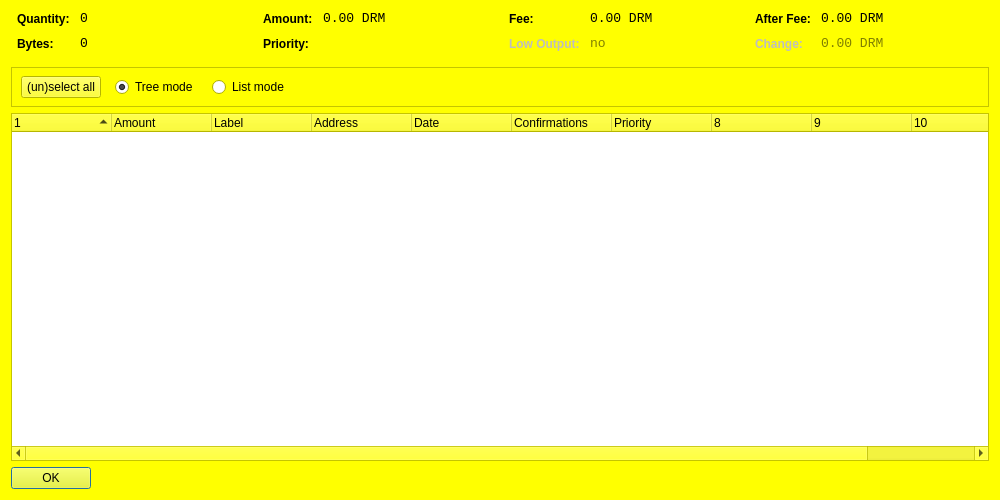
<?xml version="1.0" encoding="UTF-8"?>
<ui version="4.0">
 <class>CoinControlDialog</class>
 <widget class="QDialog" name="CoinControlDialog">
  <property name="geometry">
   <rect>
    <x>0</x>
    <y>0</y>
    <width>1000</width>
    <height>500</height>
   </rect>
  </property>
  <property name="palette">
   <palette>
    <active>
     <colorrole role="WindowText">
      <brush brushstyle="SolidPattern">
       <color alpha="255">
        <red>0</red>
        <green>0</green>
        <blue>0</blue>
       </color>
      </brush>
     </colorrole>
     <colorrole role="Button">
      <brush brushstyle="SolidPattern">
       <color alpha="255">
        <red>255</red>
        <green>255</green>
        <blue>0</blue>
       </color>
      </brush>
     </colorrole>
     <colorrole role="Light">
      <brush brushstyle="SolidPattern">
       <color alpha="255">
        <red>255</red>
        <green>255</green>
        <blue>127</blue>
       </color>
      </brush>
     </colorrole>
     <colorrole role="Midlight">
      <brush brushstyle="SolidPattern">
       <color alpha="255">
        <red>255</red>
        <green>255</green>
        <blue>63</blue>
       </color>
      </brush>
     </colorrole>
     <colorrole role="Dark">
      <brush brushstyle="SolidPattern">
       <color alpha="255">
        <red>127</red>
        <green>127</green>
        <blue>0</blue>
       </color>
      </brush>
     </colorrole>
     <colorrole role="Mid">
      <brush brushstyle="SolidPattern">
       <color alpha="255">
        <red>170</red>
        <green>170</green>
        <blue>0</blue>
       </color>
      </brush>
     </colorrole>
     <colorrole role="Text">
      <brush brushstyle="SolidPattern">
       <color alpha="255">
        <red>0</red>
        <green>0</green>
        <blue>0</blue>
       </color>
      </brush>
     </colorrole>
     <colorrole role="BrightText">
      <brush brushstyle="SolidPattern">
       <color alpha="255">
        <red>255</red>
        <green>255</green>
        <blue>255</blue>
       </color>
      </brush>
     </colorrole>
     <colorrole role="ButtonText">
      <brush brushstyle="SolidPattern">
       <color alpha="255">
        <red>0</red>
        <green>0</green>
        <blue>0</blue>
       </color>
      </brush>
     </colorrole>
     <colorrole role="Base">
      <brush brushstyle="SolidPattern">
       <color alpha="255">
        <red>255</red>
        <green>255</green>
        <blue>255</blue>
       </color>
      </brush>
     </colorrole>
     <colorrole role="Window">
      <brush brushstyle="SolidPattern">
       <color alpha="255">
        <red>255</red>
        <green>255</green>
        <blue>0</blue>
       </color>
      </brush>
     </colorrole>
     <colorrole role="Shadow">
      <brush brushstyle="SolidPattern">
       <color alpha="255">
        <red>0</red>
        <green>0</green>
        <blue>0</blue>
       </color>
      </brush>
     </colorrole>
     <colorrole role="AlternateBase">
      <brush brushstyle="SolidPattern">
       <color alpha="255">
        <red>255</red>
        <green>255</green>
        <blue>127</blue>
       </color>
      </brush>
     </colorrole>
     <colorrole role="ToolTipBase">
      <brush brushstyle="SolidPattern">
       <color alpha="255">
        <red>255</red>
        <green>255</green>
        <blue>220</blue>
       </color>
      </brush>
     </colorrole>
     <colorrole role="ToolTipText">
      <brush brushstyle="SolidPattern">
       <color alpha="255">
        <red>0</red>
        <green>0</green>
        <blue>0</blue>
       </color>
      </brush>
     </colorrole>
    </active>
    <inactive>
     <colorrole role="WindowText">
      <brush brushstyle="SolidPattern">
       <color alpha="255">
        <red>0</red>
        <green>0</green>
        <blue>0</blue>
       </color>
      </brush>
     </colorrole>
     <colorrole role="Button">
      <brush brushstyle="SolidPattern">
       <color alpha="255">
        <red>255</red>
        <green>255</green>
        <blue>0</blue>
       </color>
      </brush>
     </colorrole>
     <colorrole role="Light">
      <brush brushstyle="SolidPattern">
       <color alpha="255">
        <red>255</red>
        <green>255</green>
        <blue>127</blue>
       </color>
      </brush>
     </colorrole>
     <colorrole role="Midlight">
      <brush brushstyle="SolidPattern">
       <color alpha="255">
        <red>255</red>
        <green>255</green>
        <blue>63</blue>
       </color>
      </brush>
     </colorrole>
     <colorrole role="Dark">
      <brush brushstyle="SolidPattern">
       <color alpha="255">
        <red>127</red>
        <green>127</green>
        <blue>0</blue>
       </color>
      </brush>
     </colorrole>
     <colorrole role="Mid">
      <brush brushstyle="SolidPattern">
       <color alpha="255">
        <red>170</red>
        <green>170</green>
        <blue>0</blue>
       </color>
      </brush>
     </colorrole>
     <colorrole role="Text">
      <brush brushstyle="SolidPattern">
       <color alpha="255">
        <red>0</red>
        <green>0</green>
        <blue>0</blue>
       </color>
      </brush>
     </colorrole>
     <colorrole role="BrightText">
      <brush brushstyle="SolidPattern">
       <color alpha="255">
        <red>255</red>
        <green>255</green>
        <blue>255</blue>
       </color>
      </brush>
     </colorrole>
     <colorrole role="ButtonText">
      <brush brushstyle="SolidPattern">
       <color alpha="255">
        <red>0</red>
        <green>0</green>
        <blue>0</blue>
       </color>
      </brush>
     </colorrole>
     <colorrole role="Base">
      <brush brushstyle="SolidPattern">
       <color alpha="255">
        <red>255</red>
        <green>255</green>
        <blue>255</blue>
       </color>
      </brush>
     </colorrole>
     <colorrole role="Window">
      <brush brushstyle="SolidPattern">
       <color alpha="255">
        <red>255</red>
        <green>255</green>
        <blue>0</blue>
       </color>
      </brush>
     </colorrole>
     <colorrole role="Shadow">
      <brush brushstyle="SolidPattern">
       <color alpha="255">
        <red>0</red>
        <green>0</green>
        <blue>0</blue>
       </color>
      </brush>
     </colorrole>
     <colorrole role="AlternateBase">
      <brush brushstyle="SolidPattern">
       <color alpha="255">
        <red>255</red>
        <green>255</green>
        <blue>127</blue>
       </color>
      </brush>
     </colorrole>
     <colorrole role="ToolTipBase">
      <brush brushstyle="SolidPattern">
       <color alpha="255">
        <red>255</red>
        <green>255</green>
        <blue>220</blue>
       </color>
      </brush>
     </colorrole>
     <colorrole role="ToolTipText">
      <brush brushstyle="SolidPattern">
       <color alpha="255">
        <red>0</red>
        <green>0</green>
        <blue>0</blue>
       </color>
      </brush>
     </colorrole>
    </inactive>
    <disabled>
     <colorrole role="WindowText">
      <brush brushstyle="SolidPattern">
       <color alpha="255">
        <red>127</red>
        <green>127</green>
        <blue>0</blue>
       </color>
      </brush>
     </colorrole>
     <colorrole role="Button">
      <brush brushstyle="SolidPattern">
       <color alpha="255">
        <red>255</red>
        <green>255</green>
        <blue>0</blue>
       </color>
      </brush>
     </colorrole>
     <colorrole role="Light">
      <brush brushstyle="SolidPattern">
       <color alpha="255">
        <red>255</red>
        <green>255</green>
        <blue>127</blue>
       </color>
      </brush>
     </colorrole>
     <colorrole role="Midlight">
      <brush brushstyle="SolidPattern">
       <color alpha="255">
        <red>255</red>
        <green>255</green>
        <blue>63</blue>
       </color>
      </brush>
     </colorrole>
     <colorrole role="Dark">
      <brush brushstyle="SolidPattern">
       <color alpha="255">
        <red>127</red>
        <green>127</green>
        <blue>0</blue>
       </color>
      </brush>
     </colorrole>
     <colorrole role="Mid">
      <brush brushstyle="SolidPattern">
       <color alpha="255">
        <red>170</red>
        <green>170</green>
        <blue>0</blue>
       </color>
      </brush>
     </colorrole>
     <colorrole role="Text">
      <brush brushstyle="SolidPattern">
       <color alpha="255">
        <red>127</red>
        <green>127</green>
        <blue>0</blue>
       </color>
      </brush>
     </colorrole>
     <colorrole role="BrightText">
      <brush brushstyle="SolidPattern">
       <color alpha="255">
        <red>255</red>
        <green>255</green>
        <blue>255</blue>
       </color>
      </brush>
     </colorrole>
     <colorrole role="ButtonText">
      <brush brushstyle="SolidPattern">
       <color alpha="255">
        <red>127</red>
        <green>127</green>
        <blue>0</blue>
       </color>
      </brush>
     </colorrole>
     <colorrole role="Base">
      <brush brushstyle="SolidPattern">
       <color alpha="255">
        <red>255</red>
        <green>255</green>
        <blue>0</blue>
       </color>
      </brush>
     </colorrole>
     <colorrole role="Window">
      <brush brushstyle="SolidPattern">
       <color alpha="255">
        <red>255</red>
        <green>255</green>
        <blue>0</blue>
       </color>
      </brush>
     </colorrole>
     <colorrole role="Shadow">
      <brush brushstyle="SolidPattern">
       <color alpha="255">
        <red>0</red>
        <green>0</green>
        <blue>0</blue>
       </color>
      </brush>
     </colorrole>
     <colorrole role="AlternateBase">
      <brush brushstyle="SolidPattern">
       <color alpha="255">
        <red>255</red>
        <green>255</green>
        <blue>0</blue>
       </color>
      </brush>
     </colorrole>
     <colorrole role="ToolTipBase">
      <brush brushstyle="SolidPattern">
       <color alpha="255">
        <red>255</red>
        <green>255</green>
        <blue>220</blue>
       </color>
      </brush>
     </colorrole>
     <colorrole role="ToolTipText">
      <brush brushstyle="SolidPattern">
       <color alpha="255">
        <red>0</red>
        <green>0</green>
        <blue>0</blue>
       </color>
      </brush>
     </colorrole>
    </disabled>
   </palette>
  </property>
  <property name="windowTitle">
   <string>Coin Control</string>
  </property>
  <layout class="QVBoxLayout" name="verticalLayout">
   <item>
    <layout class="QHBoxLayout" name="horizontalLayoutTop" stretch="0,0,0,0">
     <property name="topMargin">
      <number>0</number>
     </property>
     <property name="bottomMargin">
      <number>10</number>
     </property>
     <item>
      <layout class="QFormLayout" name="formLayoutCoinControl1">
       <property name="horizontalSpacing">
        <number>10</number>
       </property>
       <property name="verticalSpacing">
        <number>10</number>
       </property>
       <property name="leftMargin">
        <number>6</number>
       </property>
       <property name="rightMargin">
        <number>6</number>
       </property>
       <item row="0" column="0">
        <widget class="QLabel" name="labelCoinControlQuantityText">
         <property name="styleSheet">
          <string notr="true">font-weight:bold;</string>
         </property>
         <property name="text">
          <string>Quantity:</string>
         </property>
        </widget>
       </item>
       <item row="0" column="1">
        <widget class="QLabel" name="labelCoinControlQuantity">
         <property name="font">
          <font>
           <family>Monospace</family>
           <pointsize>10</pointsize>
          </font>
         </property>
         <property name="cursor">
          <cursorShape>IBeamCursor</cursorShape>
         </property>
         <property name="contextMenuPolicy">
          <enum>Qt::ActionsContextMenu</enum>
         </property>
         <property name="text">
          <string notr="true">0</string>
         </property>
         <property name="textInteractionFlags">
          <set>Qt::LinksAccessibleByMouse|Qt::TextSelectableByKeyboard|Qt::TextSelectableByMouse</set>
         </property>
        </widget>
       </item>
       <item row="1" column="0">
        <widget class="QLabel" name="labelCoinControlBytesText">
         <property name="styleSheet">
          <string notr="true">font-weight:bold;</string>
         </property>
         <property name="text">
          <string>Bytes:</string>
         </property>
        </widget>
       </item>
       <item row="1" column="1">
        <widget class="QLabel" name="labelCoinControlBytes">
         <property name="font">
          <font>
           <family>Monospace</family>
           <pointsize>10</pointsize>
          </font>
         </property>
         <property name="cursor">
          <cursorShape>IBeamCursor</cursorShape>
         </property>
         <property name="contextMenuPolicy">
          <enum>Qt::ActionsContextMenu</enum>
         </property>
         <property name="text">
          <string notr="true">0</string>
         </property>
         <property name="textInteractionFlags">
          <set>Qt::LinksAccessibleByMouse|Qt::TextSelectableByKeyboard|Qt::TextSelectableByMouse</set>
         </property>
        </widget>
       </item>
      </layout>
     </item>
     <item>
      <layout class="QFormLayout" name="formLayoutCoinControl2">
       <property name="horizontalSpacing">
        <number>10</number>
       </property>
       <property name="verticalSpacing">
        <number>10</number>
       </property>
       <property name="leftMargin">
        <number>6</number>
       </property>
       <property name="rightMargin">
        <number>6</number>
       </property>
       <item row="0" column="0">
        <widget class="QLabel" name="labelCoinControlAmountText">
         <property name="styleSheet">
          <string notr="true">font-weight:bold;</string>
         </property>
         <property name="text">
          <string>Amount:</string>
         </property>
        </widget>
       </item>
       <item row="0" column="1">
        <widget class="QLabel" name="labelCoinControlAmount">
         <property name="font">
          <font>
           <family>Monospace</family>
           <pointsize>10</pointsize>
          </font>
         </property>
         <property name="cursor">
          <cursorShape>IBeamCursor</cursorShape>
         </property>
         <property name="contextMenuPolicy">
          <enum>Qt::ActionsContextMenu</enum>
         </property>
         <property name="text">
          <string notr="true">0.00 DRM</string>
         </property>
         <property name="textInteractionFlags">
          <set>Qt::LinksAccessibleByMouse|Qt::TextSelectableByKeyboard|Qt::TextSelectableByMouse</set>
         </property>
        </widget>
       </item>
       <item row="1" column="0">
        <widget class="QLabel" name="labelCoinControlPriorityText">
         <property name="styleSheet">
          <string notr="true">font-weight:bold;</string>
         </property>
         <property name="text">
          <string>Priority:</string>
         </property>
        </widget>
       </item>
       <item row="1" column="1">
        <widget class="QLabel" name="labelCoinControlPriority">
         <property name="font">
          <font>
           <family>Monospace</family>
           <pointsize>10</pointsize>
          </font>
         </property>
         <property name="cursor">
          <cursorShape>IBeamCursor</cursorShape>
         </property>
         <property name="contextMenuPolicy">
          <enum>Qt::ActionsContextMenu</enum>
         </property>
         <property name="text">
          <string/>
         </property>
         <property name="textInteractionFlags">
          <set>Qt::LinksAccessibleByMouse|Qt::TextSelectableByKeyboard|Qt::TextSelectableByMouse</set>
         </property>
        </widget>
       </item>
      </layout>
     </item>
     <item>
      <layout class="QFormLayout" name="formLayoutCoinControl3">
       <property name="horizontalSpacing">
        <number>10</number>
       </property>
       <property name="verticalSpacing">
        <number>10</number>
       </property>
       <property name="leftMargin">
        <number>6</number>
       </property>
       <property name="rightMargin">
        <number>6</number>
       </property>
       <item row="0" column="0">
        <widget class="QLabel" name="labelCoinControlFeeText">
         <property name="styleSheet">
          <string notr="true">font-weight:bold;</string>
         </property>
         <property name="text">
          <string>Fee:</string>
         </property>
        </widget>
       </item>
       <item row="0" column="1">
        <widget class="QLabel" name="labelCoinControlFee">
         <property name="font">
          <font>
           <family>Monospace</family>
           <pointsize>10</pointsize>
          </font>
         </property>
         <property name="cursor">
          <cursorShape>IBeamCursor</cursorShape>
         </property>
         <property name="contextMenuPolicy">
          <enum>Qt::ActionsContextMenu</enum>
         </property>
         <property name="text">
          <string notr="true">0.00 DRM</string>
         </property>
         <property name="textInteractionFlags">
          <set>Qt::LinksAccessibleByMouse|Qt::TextSelectableByKeyboard|Qt::TextSelectableByMouse</set>
         </property>
        </widget>
       </item>
       <item row="1" column="0">
        <widget class="QLabel" name="labelCoinControlLowOutputText">
         <property name="enabled">
          <bool>false</bool>
         </property>
         <property name="styleSheet">
          <string notr="true">font-weight:bold;</string>
         </property>
         <property name="text">
          <string>Low Output:</string>
         </property>
        </widget>
       </item>
       <item row="1" column="1">
        <widget class="QLabel" name="labelCoinControlLowOutput">
         <property name="enabled">
          <bool>false</bool>
         </property>
         <property name="font">
          <font>
           <family>Monospace</family>
           <pointsize>10</pointsize>
          </font>
         </property>
         <property name="cursor">
          <cursorShape>IBeamCursor</cursorShape>
         </property>
         <property name="contextMenuPolicy">
          <enum>Qt::ActionsContextMenu</enum>
         </property>
         <property name="text">
          <string notr="true">no</string>
         </property>
         <property name="textInteractionFlags">
          <set>Qt::LinksAccessibleByMouse|Qt::TextSelectableByKeyboard|Qt::TextSelectableByMouse</set>
         </property>
        </widget>
       </item>
      </layout>
     </item>
     <item>
      <layout class="QFormLayout" name="formLayoutCoinControl4">
       <property name="horizontalSpacing">
        <number>10</number>
       </property>
       <property name="verticalSpacing">
        <number>10</number>
       </property>
       <property name="leftMargin">
        <number>6</number>
       </property>
       <property name="rightMargin">
        <number>6</number>
       </property>
       <item row="0" column="0">
        <widget class="QLabel" name="labelCoinControlAfterFeeText">
         <property name="styleSheet">
          <string notr="true">font-weight:bold;</string>
         </property>
         <property name="text">
          <string>After Fee:</string>
         </property>
        </widget>
       </item>
       <item row="0" column="1">
        <widget class="QLabel" name="labelCoinControlAfterFee">
         <property name="font">
          <font>
           <family>Monospace</family>
           <pointsize>10</pointsize>
          </font>
         </property>
         <property name="cursor">
          <cursorShape>IBeamCursor</cursorShape>
         </property>
         <property name="contextMenuPolicy">
          <enum>Qt::ActionsContextMenu</enum>
         </property>
         <property name="text">
          <string notr="true">0.00 DRM</string>
         </property>
         <property name="textInteractionFlags">
          <set>Qt::LinksAccessibleByMouse|Qt::TextSelectableByKeyboard|Qt::TextSelectableByMouse</set>
         </property>
        </widget>
       </item>
       <item row="1" column="0">
        <widget class="QLabel" name="labelCoinControlChangeText">
         <property name="enabled">
          <bool>false</bool>
         </property>
         <property name="styleSheet">
          <string notr="true">font-weight:bold;</string>
         </property>
         <property name="text">
          <string>Change:</string>
         </property>
        </widget>
       </item>
       <item row="1" column="1">
        <widget class="QLabel" name="labelCoinControlChange">
         <property name="enabled">
          <bool>false</bool>
         </property>
         <property name="font">
          <font>
           <family>Monospace</family>
           <pointsize>10</pointsize>
          </font>
         </property>
         <property name="cursor">
          <cursorShape>IBeamCursor</cursorShape>
         </property>
         <property name="contextMenuPolicy">
          <enum>Qt::ActionsContextMenu</enum>
         </property>
         <property name="text">
          <string notr="true">0.00 DRM</string>
         </property>
         <property name="textInteractionFlags">
          <set>Qt::LinksAccessibleByMouse|Qt::TextSelectableByKeyboard|Qt::TextSelectableByMouse</set>
         </property>
        </widget>
       </item>
      </layout>
     </item>
    </layout>
   </item>
   <item>
    <widget class="QFrame" name="frame">
     <property name="minimumSize">
      <size>
       <width>0</width>
       <height>40</height>
      </size>
     </property>
     <property name="frameShape">
      <enum>QFrame::StyledPanel</enum>
     </property>
     <property name="frameShadow">
      <enum>QFrame::Sunken</enum>
     </property>
     <widget class="QWidget" name="horizontalLayoutWidget">
      <property name="geometry">
       <rect>
        <x>10</x>
        <y>0</y>
        <width>781</width>
        <height>41</height>
       </rect>
      </property>
      <layout class="QHBoxLayout" name="horizontalLayoutPanel" stretch="0,0,0,0">
       <property name="spacing">
        <number>14</number>
       </property>
       <item>
        <widget class="QPushButton" name="pushButtonSelectAll">
         <property name="sizePolicy">
          <sizepolicy hsizetype="Maximum" vsizetype="Fixed">
           <horstretch>0</horstretch>
           <verstretch>0</verstretch>
          </sizepolicy>
         </property>
         <property name="text">
          <string>(un)select all</string>
         </property>
        </widget>
       </item>
       <item>
        <widget class="QRadioButton" name="radioTreeMode">
         <property name="sizePolicy">
          <sizepolicy hsizetype="Maximum" vsizetype="Fixed">
           <horstretch>0</horstretch>
           <verstretch>0</verstretch>
          </sizepolicy>
         </property>
         <property name="text">
          <string>Tree mode</string>
         </property>
         <property name="checked">
          <bool>true</bool>
         </property>
        </widget>
       </item>
       <item>
        <widget class="QRadioButton" name="radioListMode">
         <property name="sizePolicy">
          <sizepolicy hsizetype="Maximum" vsizetype="Fixed">
           <horstretch>0</horstretch>
           <verstretch>0</verstretch>
          </sizepolicy>
         </property>
         <property name="text">
          <string>List mode</string>
         </property>
        </widget>
       </item>
       <item>
        <spacer name="horizontalSpacer">
         <property name="orientation">
          <enum>Qt::Horizontal</enum>
         </property>
         <property name="sizeHint" stdset="0">
          <size>
           <width>40</width>
           <height>20</height>
          </size>
         </property>
        </spacer>
       </item>
      </layout>
     </widget>
    </widget>
   </item>
   <item>
    <widget class="CoinControlTreeWidget" name="treeWidget">
     <property name="contextMenuPolicy">
      <enum>Qt::CustomContextMenu</enum>
     </property>
     <property name="sortingEnabled">
      <bool>false</bool>
     </property>
     <property name="columnCount">
      <number>11</number>
     </property>
     <attribute name="headerShowSortIndicator" stdset="0">
      <bool>true</bool>
     </attribute>
     <attribute name="headerStretchLastSection">
      <bool>false</bool>
     </attribute>
     <column>
      <property name="text">
       <string/>
      </property>
     </column>
     <column>
      <property name="text">
       <string>Amount</string>
      </property>
     </column>
     <column>
      <property name="text">
       <string>Label</string>
      </property>
     </column>
     <column>
      <property name="text">
       <string>Address</string>
      </property>
     </column>
     <column>
      <property name="text">
       <string>Date</string>
      </property>
     </column>
     <column>
      <property name="text">
       <string>Confirmations</string>
      </property>
      <property name="toolTip">
       <string>Confirmed</string>
      </property>
     </column>
     <column>
      <property name="text">
       <string>Priority</string>
      </property>
     </column>
     <column>
      <property name="text">
       <string/>
      </property>
     </column>
     <column>
      <property name="text">
       <string/>
      </property>
     </column>
     <column>
      <property name="text">
       <string/>
      </property>
     </column>
     <column>
      <property name="text">
       <string/>
      </property>
     </column>
    </widget>
   </item>
   <item>
    <widget class="QDialogButtonBox" name="buttonBox">
     <property name="sizePolicy">
      <sizepolicy hsizetype="Maximum" vsizetype="Fixed">
       <horstretch>0</horstretch>
       <verstretch>0</verstretch>
      </sizepolicy>
     </property>
     <property name="orientation">
      <enum>Qt::Horizontal</enum>
     </property>
     <property name="standardButtons">
      <set>QDialogButtonBox::Ok</set>
     </property>
    </widget>
   </item>
  </layout>
 </widget>
 <customwidgets>
  <customwidget>
   <class>CoinControlTreeWidget</class>
   <extends>QTreeWidget</extends>
   <header>coincontroltreewidget.h</header>
  </customwidget>
 </customwidgets>
 <resources/>
 <connections/>
</ui>
